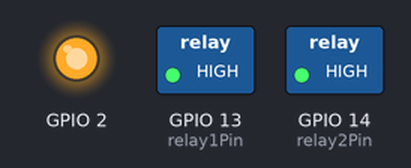
Bench run of a sketch on a simulated ESP32. Shown: switched loads named in the sketch (green lamp = pin HIGH), output pins drawn as LEDs (lit = HIGH). WiFi joins after 1.5 s; servers stay silent unless stated; the local clock reads 2024-03-15 10:24:30 at power-on unless the sketch sets it; what the sketch prints to the serial monitor is not drawn.

Above: at 0.1 s.
Timing chart, 0 to 1.6 s (numbered marks = the images above):
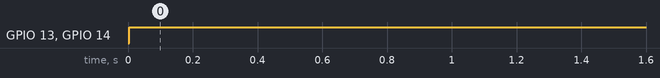

The sketch:

sketch_mar21a.ino
```cpp
#include <WiFi.h>
#include <NTPClient.h>
#include <WiFiUdp.h>
#include <Wire.h>
#include <RTClib.h>

RTC_DS3231 rtc;
WiFiUDP ntpUDP;
NTPClient timeClient(ntpUDP, "pool.ntp.org", 19800);

const int relay1Pin = 13;
const int relay2Pin = 14;

void setup() {
  pinMode(relay1Pin, OUTPUT);
  pinMode(relay2Pin, OUTPUT);
  pinMode(2, OUTPUT);
  Serial.begin(115200);
  Wire.begin();
  rtc.begin();
  WiFi.begin("Kirti's iPhone", "Aerem@2019");
  // Sync time with NTP server
  if (WiFi.status() != WL_CONNECTED) {
    Serial.println("Connecting to WiFi...");
  }
  if (WiFi.status() == WL_CONNECTED) {
    timeClient.begin();
    while (!timeClient.update()) {
      timeClient.forceUpdate();
    }
    rtc.adjust(DateTime(timeClient.getEpochTime()));
  }
  digitalWrite(2, HIGH);
}

void loop() {
  DateTime now = rtc.now();
  int hour = now.hour();
  Serial.println(hour);
  if (hour = 6 && hour < 18) {
    digitalWrite(relay1Pin, HIGH);  // turn on relay1 from 12 pm until 8 pm
  } else {
    digitalWrite(relay1Pin, LOW);
  }

  if (hour >= 6 && hour < 14) {
    digitalWrite(relay2Pin, LOW);  // turn on relay2 from 12 pm until 12 am
  } else {
    digitalWrite(relay2Pin, HIGH);
  }

  delay(1000);  // wait for 1 second before checking the time again
}
```

Measured:
- by itself, GPIO 13 (relay1Pin), GPIO 14 (relay2Pin): LOW → HIGH at 0.00 s
